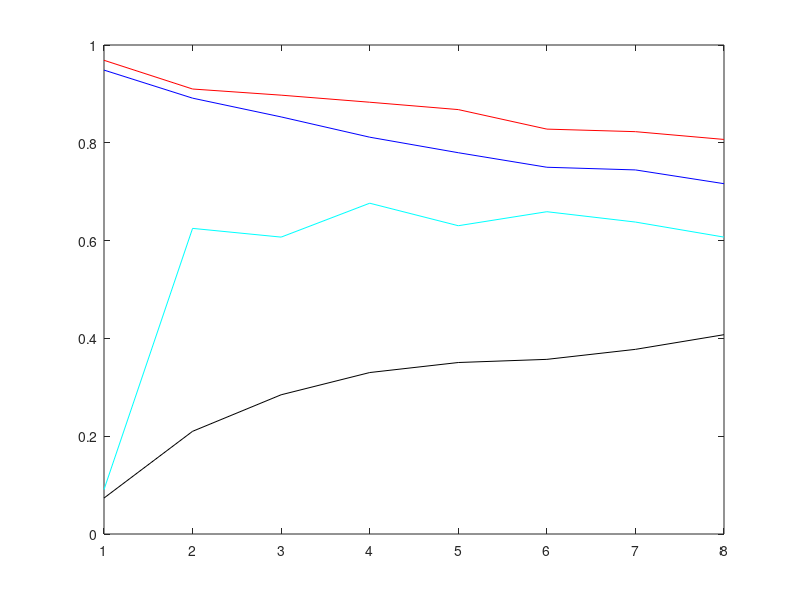

MATLAB code for this plot: (Note: this script raises an error after producing the figure.)
clf
clearvars

%% declare data
load('judgement.mat');
    precision_and = []
    precision_or = []
    recall_and = []
    recall_or= []

%% lopp over ourliers reviews
for k=50:50:400

    rev = review4001 ;
    m_and_P = 0;
    m_and_R = 0;
    m_or_P = 0;
    m_or_R = 0;
    n_and_P = 0;
    n_and_R = 0;
    n_or_P = 0;
    n_or_R = 0;


    rev = rev(1:k,:);
    for i =1:size(rev,1)
        if (rev(i,3) <= k && (rev(i,4) <= k || rev(i,5) <= k))
            rev(i,7)=1;
        else 
            rev(i,7)=0;
        end

        if (rev(i,3) <= k || (rev(i,4) <= k || rev(i,5) <= k))
            rev(i,8)=1;
        else 
            rev(i,8)=0;
        end
    end
    Tand = sum(rev(:,7));
    Tor = sum(rev(:,8));

    for i=1:size(rev,1)
        % and
        if rev(i,7) == 1 && rev(i,6) == 1 %precision
            n_and_P = n_and_P +1;
        end
        if rev(i,7) == 0 && rev(i,6) == 0 %recall
            n_and_R = n_and_R +1;
        end

        if rev(i,7) == 1 && rev(i,1) == 1 %precision
            m_and_P = m_and_P +1;
        end
        if rev(i,7) == 0 && rev(i,1) == 0 %recall
            m_and_R = m_and_R +1;
        end

        %or
        if rev(i,8) == 1 && rev(i,6) == 1 %precision
            n_or_P = n_or_P +1;
        end
        if rev(i,8) == 0 && rev(i,6) == 0 %recall
            n_or_R = n_or_R +1;
        end

        if rev(i,8) == 1 && rev(i,1) == 1 %precision
            m_or_P = m_or_P +1;
        end
        if rev(i,8) == 0 && rev(i,1) == 0 %recall
            m_or_R = m_or_R +1;
        end
    end

    %% compute recall and precision
    m_and_P = m_and_P/Tand;
    m_and_R = m_and_R/(k-Tand);
    m_or_P = m_or_P/Tor;
    m_or_R = m_or_R/(k-Tor);
    n_and_P = n_and_P/Tand;
    n_and_R = n_and_R/(k-Tand);
    n_or_P = n_or_P/Tor;
    n_or_R = n_or_R/(k-Tor);

%     precision_and = ( m_and_P+n_and_P)/2
%     precision_or =  (m_or_P+n_or_P)/2
%     recall_and = (m_and_R+n_and_R)/2
%     recall_or= (n_or_R+m_or_R)/2
    
    
    precision_and =[ precision_and ( m_and_P+n_and_P)/2]
    precision_or = [precision_or (m_or_P+n_or_P)/2]
    recall_and = [recall_and (m_and_R+n_and_R)/2]
    recall_or= [ recall_or (n_or_R+m_or_R)/2]

end

%% plot
f = figure
plot(precision_and,'r')
hold on
plot(precision_or,'b')
hold on
plot(recall_and,'k')
hold on
plot(recall_or,'c')
ax = gca;
ax.XTickLabel = (50:50:400);


ylabel({'Percentages'});
xlabel({'k-Top Outlier Reviews'});
% Create legend
legend1 = legend('Perfect Agreement - Precision','Partial Agreement - Precision','Perfect Agreement - Recall','Partial Agreement - Recall')
set(legend1,...
    'Position',[0.427976196809182 0.128688290326037 0.469642846126641 0.218813900079708]);

saveas(f,'Accuracy.jpeg')
